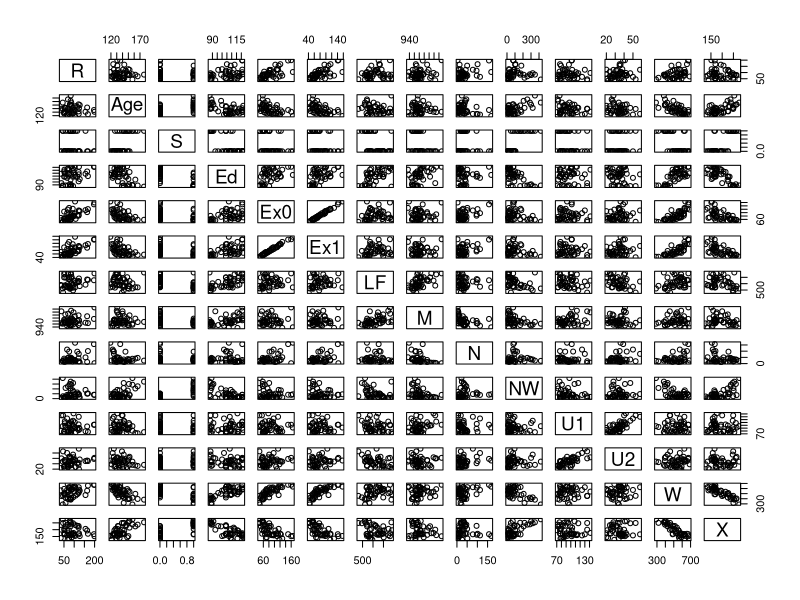

Reproduce this figure in R.

###############################################
## Day 2: Example: Crime
###############################################
cri<-read.table("crimerate.txt",header=TRUE)
summary(cri)
dim(cri)
lm1<-lm(R~.,cri)
summary(lm1)

lm2<-update(lm1,~.-NW)
summary(lm2)

lm3<-update(lm2,~.-LF)
summary(lm3)

lm4<-update(lm3,~.-N)
summary(lm4)

lm5<-update(lm4,~.-Ex1)
summary(lm5)

lm6<-update(lm5,~.-S)
summary(lm6)

lm7<-update(lm6,~.-M)
summary(lm7)

lm8<-update(lm7,~.-U1)
summary(lm8)

lm9<-update(lm8,~.-W)
summary(lm9)

## Too much work ...
pairs(cri)
lm1<-lm(R~.,cri)
lm2<-step(lm1) # select a fomula-based model by AIC
summary(lm2)
lm3<-update(lm2,~.-W)
summary(lm3)
#lm4<-update(lm3,~.-U2)
#summary(lm4)

## Look at the change in the estimated parameters
## When adding Ex1 back in.
lm3z<-update(lm3,~.+Ex1)
lm3zb<-update(lm3,.~.+Ex1-Ex0)
summary(lm3z,cor=TRUE)
summary(lm3zb,cor=TRUE)

